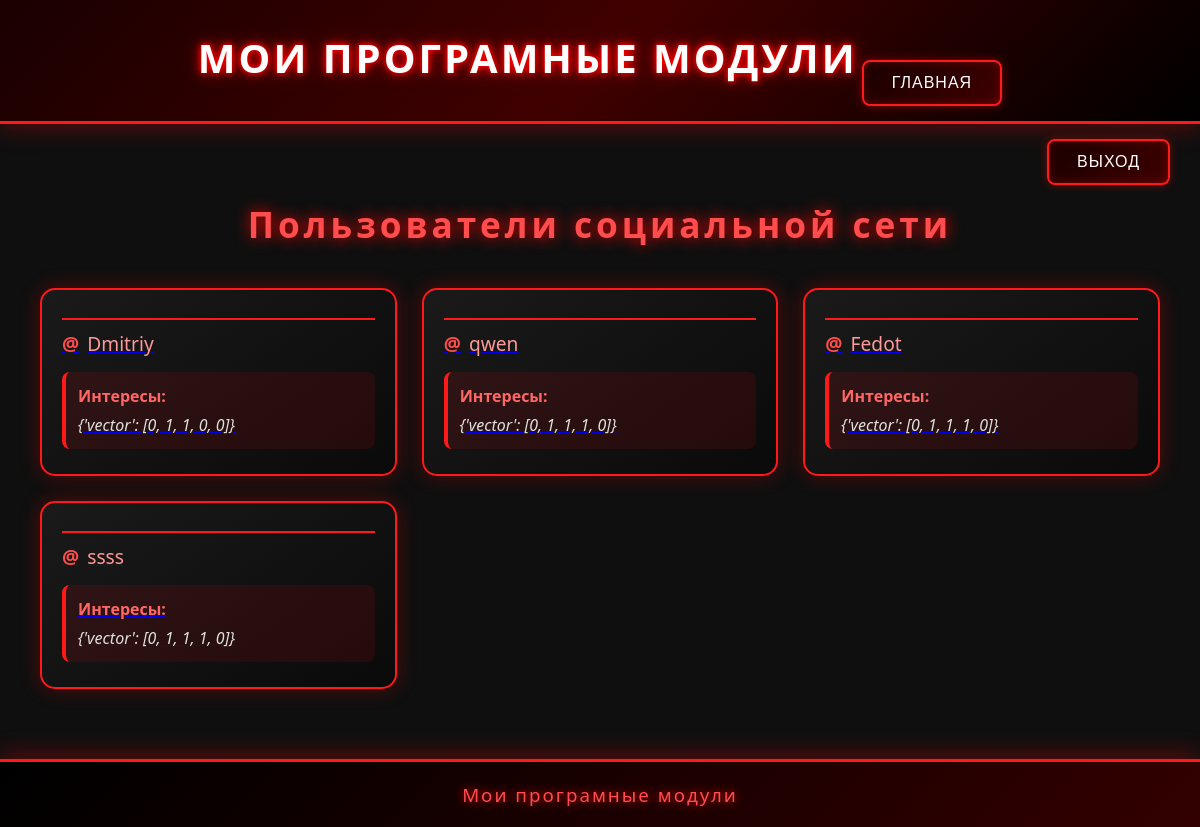
Screenshot of /socnet/ (signed in) with the database file from the repository.
### Socnet/models.py (models this page shows)
class MyUser(AbstractUser):
    datebirth = models.DateField(null=True)
    interests = models.JSONField(null=True)

### Socnet/views.py (the view)
# urls.py: path('', views.mainpage, name='main'),
def main(request):
    users = MyUser.objects.all()
    rec = []
    if request.user.is_authenticated:
        user = request.user
        my_vector = user.interests["vector"]
        for i in users:
            if request.user.id != i.id:
                i_vector = i.interests["vector"]
                a = 0
                for j in range(5):
                    a += (my_vector[j] * i_vector[j])
                b1 = 0
                for j in range(5):
                    b1 += my_vector[j] ** 2
                b2 = 0
                for j in range(5):
                    b2 += i_vector[j] ** 2
                b = b1 ** 0.5 + b2 ** 0.5
                scalar = a/b
                print(f"scalar {scalar}")
                if scalar >= 0.6:
                    rec.append(i)
                print(f"rec {rec}")
    data = {
            "users": rec,
            "user": request.user
    }
    return render(request, "Socnet/index.html", data)

### Socnet/templates/Socnet/index.html (shortened to what this page needs)
{% extends "base.html" %}
{% block content %}
    <div class="header-buttons">
        {% if user.is_authenticated %}
            <button onClick="window.location.href = '{% url 'logout' %}'" class="elBlock qwe"> Выход </button>
        {% else %}
            <button onClick="window.location.href = '{% url 'register' %}'" class="elBlock qwe"> Регистрация </button>
        {% endif %}
    </div>
    <div class="content-wrapper">
        <h1 class="page-title"> Пользователи социальной сети </h1>
        <div class="users-grid">
            {% for i in users %}
                <a href="{% url "user" i.id %}">
                    <div class="user-card">
                        <h2 class="user-nickname">{{ i.nickname }}</h2>
                        <div class="user-username">{{ i.username }}</div>
                        <div class="user-interests">
                            <strong>Интересы:</strong>
                            {{ i.interests|default:"Не указаны" }}
                        </div>
                    </div>
                </a>
            {% empty %}
                <div style="grid-column: 1/-1; text-align: center; padding: 50px; color: #ff9999;">
                    Пока нет зарегистрированных пользователей
                </div>
            {% endfor %}
        </div>
    </div>
{% endblock content %}

### Socnet/templates/Socnet/index.html (style rules this page uses)
.users-grid { display: grid; grid-template-columns: repeat(auto-fill, minmax(300px, 1fr)); gap: 25px; padding: 30px 20px; max-width: 1300px; margin: 0 auto; }
.user-card { background: linear-gradient(145deg, #1a1a1a, #0a0a0a); border: 2px solid #ff1a1a; border-radius: 15px; padding: 20px; box-shadow: 0 0 20px rgba(255, 0, 0, 0.3); transition: all 0.3s ease; position: relative; overflow: hidden; }
.user-card::before { content: ''; position: absolute; top: -50%; left: -50%; width: 200%; height: 200%; background: radial-gradient(circle, rgba(255,0,0,0.1) 0%, transparent 70%); opacity: 0; transition: opacity 0.5s ease; pointer-events: none; }
.user-nickname { font-size: 2rem; margin: 0 0 10px 0; color: #ff3333; text-shadow: 0 0 10px #ff0000; letter-spacing: 2px; border-bottom: 2px solid #ff1a1a; padding-bottom: 8px; }
.user-username { font-size: 1.2rem; margin: 8px 0; color: #ff9999; display: flex; align-items: center; gap: 8px; }
.user-username::before { content: '@'; color: #ff4d4d; font-weight: bold; }
.user-interests { margin: 15px 0 5px 0; padding: 12px; background: rgba(255, 0, 0, 0.1); border-radius: 8px; border-left: 4px solid #ff1a1a; font-style: italic; color: #e0e0e0; line-height: 1.5; }
.user-interests strong { color: #ff6666; font-style: normal; display: block; margin-bottom: 5px; }
.content-wrapper { max-width: 1400px; margin: 0 auto; padding: 0 20px; }
.page-title { text-align: center; font-size: 2.2rem; margin: 30px 0 10px 0; color: #ff4d4d; text-shadow: 0 0 15px #ff0000; letter-spacing: 4px; }
.header-buttons { display: flex; justify-content: flex-end; padding: 0 30px; margin-bottom: 20px; }

### templates/base.html (style rules this page uses)
body { margin: 0; font-family: 'Segoe UI', Arial, sans-serif; background-color: #0f0f0f; color: white; }
button { position:relative; top: 15px; background: linear-gradient(135deg, #1a0000, #400000); color: #ffffff; border: 2px solid #ff1a1a; padding: 12px 28px; font-size: 16px; letter-spacing: 1px; text-transform: uppercase; border-radius: 8px; cursor: pointer; transition: all 0.3s ease; box-shadow: 0 0 10px rgba(255, 0, 0, 0.4), inset 0 0 8px rgba(255, 0, 0, 0.3); }
.elBlock { display:inline-block; }

### rows the page displays
MyUser: username "Dmitriy", interests "{'vector': [0, 1, 1, 0, 0]}"
MyUser: username "qwen", interests "{'vector': [0, 1, 1, 1, 0]}"
MyUser: username "Fedot", interests "{'vector': [0, 1, 1, 1, 0]}"
MyUser: username "ssss", interests "{'vector': [0, 1, 1, 1, 0]}"
